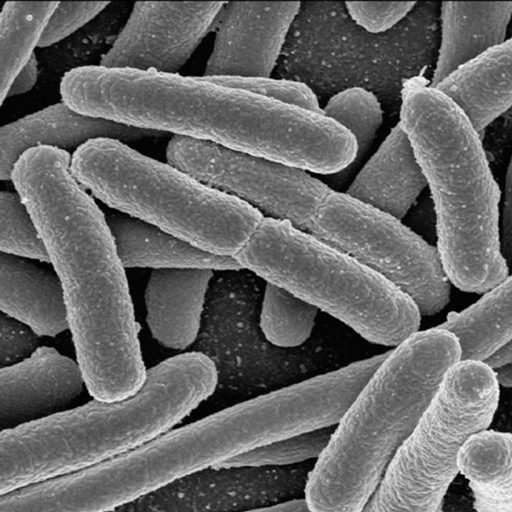
#> input picture lab03/zad5/bakterie.png, 512 x 512 px
$ python czerwony.py
#> lines starting #> are read from the running program, lines starting #| are printed output that depends on the picture
import cv2
import numpy as np
import matplotlib.pyplot as plt

def czerwony(img_gray_path, img_edge_path):
#> called with img_gray_path = 'bakterie.png', img_edge_path = 'bakterie_krawedzie.png'
    bakterie = cv2.imread(img_gray_path, cv2.IMREAD_GRAYSCALE)
#> bakterie is the input picture: shape (512, 512); min 0, max 248, mean 104.2
    krawedzie = cv2.imread(img_edge_path, cv2.IMREAD_GRAYSCALE)
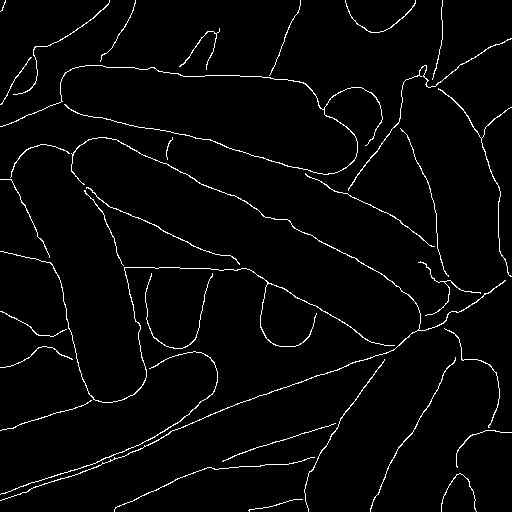
#> input picture lab03/zad5/bakterie_krawedzie.png, 512 x 512 px
#> krawedzie: shape (512, 512); 2.8% white in thin lines or dots

    if bakterie is None or krawedzie is None:
        raise FileNotFoundError("Nie znaleziono plików.")

    merged_a = cv2.merge([bakterie, bakterie, bakterie])

    b, g, r = cv2.split(merged_a)

    r_out = cv2.add(r, krawedzie)
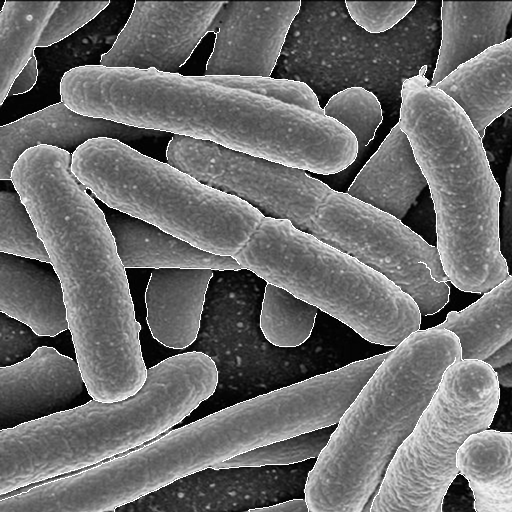
#> r_out: shape (512, 512); min 0, max 255, mean 108.5

    g_out = cv2.subtract(g, krawedzie)
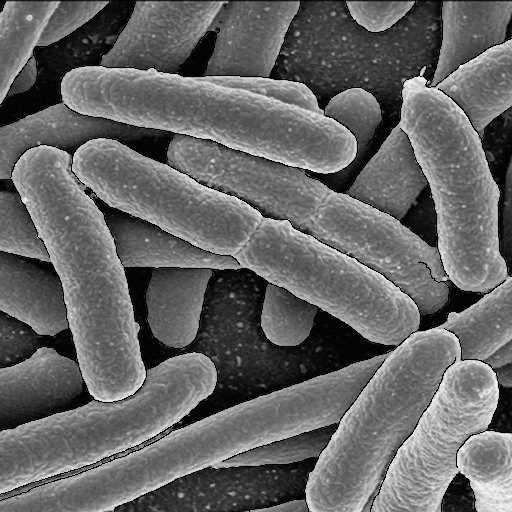
#> g_out: shape (512, 512); min 0, max 248, mean 101.4
    b_out = cv2.subtract(b, krawedzie)

    result_a = cv2.merge([b_out, g_out, r_out])
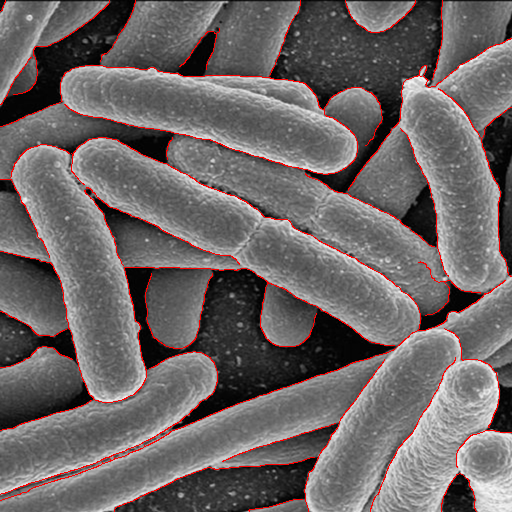
#> result_a: shape (512, 512, 3); mean B, G, R 101.4, 101.4, 108.5

    return result_a

try:
    wynik_a = czerwony('bakterie.png', 'bakterie_krawedzie.png')
    cv2.imwrite('wynik_bakterie_czerwone.jpg', wynik_a)
    print("[SUKCES] Zapisano wynik dla zadania (a): wynik_bakterie_czerwone.jpg")
except Exception as e:
    print(f"Błąd w zadaniu A: {e}")
